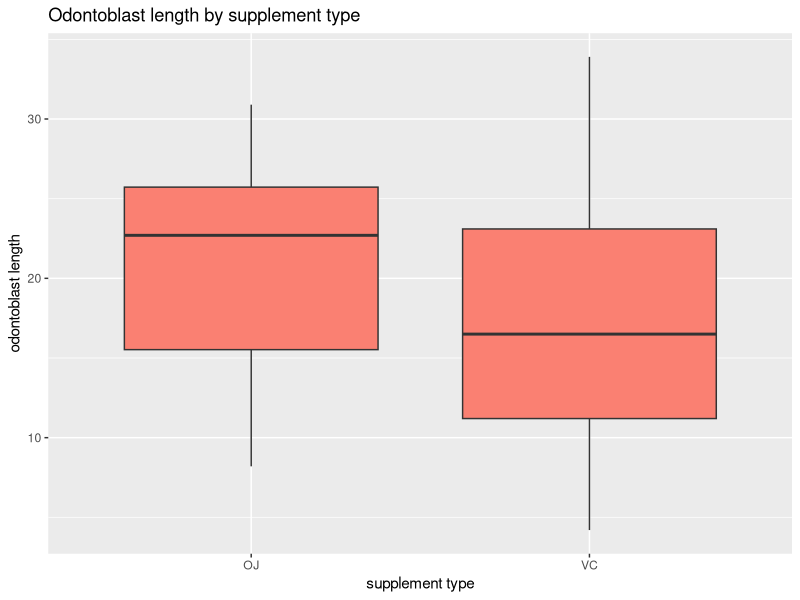

The R script that drew this image: (Note: this script raises an error after producing the figure.)
require(ggplot2)


my_data <- datasets::ToothGrowth

# Provide basic summary of the data

str(my_data)

summary(my_data)



# Plot the odontoblast length by supplement type

g <- ggplot(my_data, aes(x = supp, y = len))
g + geom_boxplot(aes(group = supp), fill = "salmon") + 
        xlab("supplement type") + 
        ylab("odontoblast length") + 
        ggtitle("Odontoblast length by supplement type")


# We want to investigate if there is a significant difference in odontoblast 
# length between the 2 delivery methods, orange juice and ascorbic acid.

# We will perform a two-sided test using the paired t-test 

#H_0: there is no difference in growth between the delivery methods
#H_1: there is a difference

t.test(len ~ supp, data = ToothGrowth, paired = FALSE)

# the p-value of the t-test is 0.06 > 0.05, so we retain the null hypothesis
# at the 95%
# level, i.e. we conclude that odontoblast growth is not significantly different 
# between the two delivery methods, with 95% confidence. We observe that 
# the confidence interval (-0.17, 7.57) contains 0, which is enough evidence to
# retain the null.

# Now investigate the effect of different vitamin C dosages.

p <- ggplot(my_data, aes(x = as.factor(dose), y = len))
p + geom_boxplot(aes(group = dose), fill = "steel blue") + 
        xlab("dose (mg. per day)") + 
        ylab("odontoblast length") + 
        ggtitle("Odontoblast length by vitamic C dose")

# It looks like higher dosages of vitamic C are associated with longer odontoblasts. 
# Let's test that hypothesis for dose levels 0.5 and 1 mg/day

# Again we use the paired t-test, this time for a one-sided test

#H_0: odontoblast is the same for vitamin C dose of 0.5 mg/day and 1 mg/day
#H_1: odontoblasts are longer for dose of 1 mg/day

t.test(len ~ dose, data = subset(my_data, dose %in% c(1, 0.5)), alt = "less", paired = FALSE)

# The p-value is practically 0 , so we reject the null for any reasonable
# significance level and we conclude that a dosage of 1mg/day is associated with longer
# odontoblasts than a dosage of 0.5 mg/day.


# Assumptions for the unpaired t-tests:

# 1. Independence of observations - each guinea pig was given exactly one dosage
# via exactly one delivery method.
# 2. Normality - odontoblast length is approximately normally distributed for each
# group of the independent variables (supp, dose)
# 3. Homogeneity of variances.
